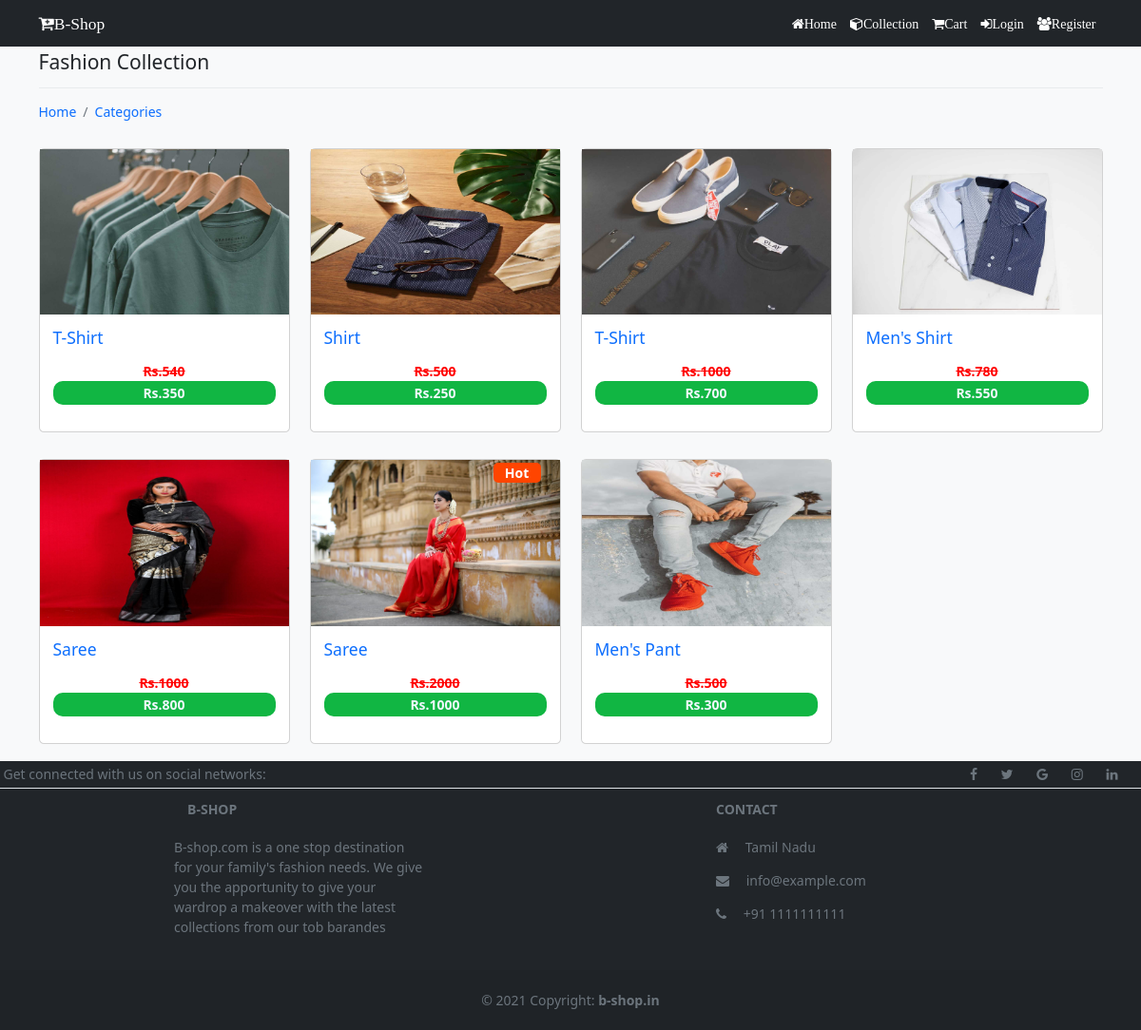
/collections/Fashion Collection, run on the app's committed database.
### application1/models.py (models this page shows)
class Catagory(models.Model):
    name=models.CharField(max_length=150,null=False,blank=False)
    image=models.ImageField(upload_to=getFileName,null=True,blank=True)
    description=models.TextField(max_length=500,null=False,blank=False)
    status=models.BooleanField(default=False,help_text="0-show,1-Hidden")
    created_at=models.DateTimeField(auto_now_add=True)

class Product(models.Model):
    category=models.ForeignKey(Catagory,on_delete=models.CASCADE)
    name=models.CharField(max_length=150,null=False,blank=False)
    vendor=models.CharField(max_length=150,null=False,blank=False)
    product_image=models.ImageField(upload_to=getFileName,null=True,blank=True)
    quantity=models.IntegerField(null=False,blank=False)
    original_price=models.FloatField(null=False,blank=False)
    selling_price=models.FloatField(null=False,blank=False)
    description=models.TextField(max_length=500,null=False,blank=False)
    status=models.BooleanField(default=False,help_text="0-show,1-Hidden")
    trending=models.BooleanField(default=False,help_text="0-default,1-Treading")

### application1/views.py (the view)
# urls.py: path('collections/<str:name>',views.Collections_view,name="collection_page2"),
def Collections_view(request,name):
    if(Catagory.objects.filter(name=name,status=0)):
        pro=Product.objects.filter(category__name=name)
        return render(request,"produtes/ind.html",{"pro":pro,"category":name})
    else:
        messages.warning(request,"No Such Catagory Found")
        return _RedirectStream('collection')

### application1/templates/produtes/ind.html (shortened to what this page needs)
{% extends 'temp1/layout/main.html' %}
{% block content %}
<section class="bg-light py-1">
    <div class="container">
        <div class="row">
            <div class="col-12">
                <h4 class="mb-3">{{category}}</h4>
                <hr style="border-color:#b8bfc2;">
                <nav aria-label="breadcrumb">
                    <ol class="breadcrumb">
                      <li class="breadcrumb-item"><a href="{% url 'home_page'%}">Home</a></li>
                      <li class="breadcrumb-item"><a href="{% url 'collection_page' %}">Categories</a></li>
                    </ol>
                  </nav>
            </div>
            {% for pro in pro %}
                <div class="col-md-4 col-lg-3 pic-box">
                    <div class="card my-3">
                        {%if pro.trending %}
                        <div class="hot">Hot</div>
                        {% endif %}
                        <img src="{{pro.product_image.url}}" class="card-image-top" alt="categories">
                        <a href="{% url 'productdetails_page2' category  pro.name %}">
                            <div class="card-body">
                                <h5 class="card-title text-primary">{{pro.name}}</h5>
                                <p class="card-text">
                                    <div class="old_price">
                                        <s>Rs.{{pro.original_price | stringformat:'d'}}</s></span>
                                        <div class="new_price">
                                         Rs.{{pro.selling_price | stringformat:'d'}}
                                         </div>
                                    </div>
                                </p>
                            </div>
                        </a>
                    </div>
                </div>
            {% endfor %}
        </div>
    </div>
</section>
{% endblock content %}

### static/css/style.css (style rules this page uses)
html { font-size:14px; }
.old_price { font-weight:bold; text-align:center; color: red; }
.new_price { font-weight:bold; background-color: rgb(17, 182, 67); color: aliceblue; padding: 2px; border-radius: 10px; }
a { text-decoration: none !important; }
.pic-box { position:relative; }
.hot { background-color:orangered; color:white; width:50px; text-align:center; font-weight:bold; display:inline; border-radius:5px; position: absolute; top:3px; right:20px; z-index:10; }

### data on the page
Catagory: name "Fashion Collection"
Product: product_image (picture), name "T-Shirt", original_price "540", selling_price "350"
Product: product_image (picture), name "Shirt", original_price "500", selling_price "250"
Product: product_image (picture), name "T-Shirt", original_price "1000", selling_price "700"
Product: product_image (picture), name "Men's Shirt", original_price "780", selling_price "550"
Product: product_image (picture), name "Saree", original_price "1000", selling_price "800"
Product: trending "Hot", product_image (picture), name "Saree", original_price "2000", selling_price "1000"
Product: product_image (picture), name "Men's Pant", original_price "500", selling_price "300"
